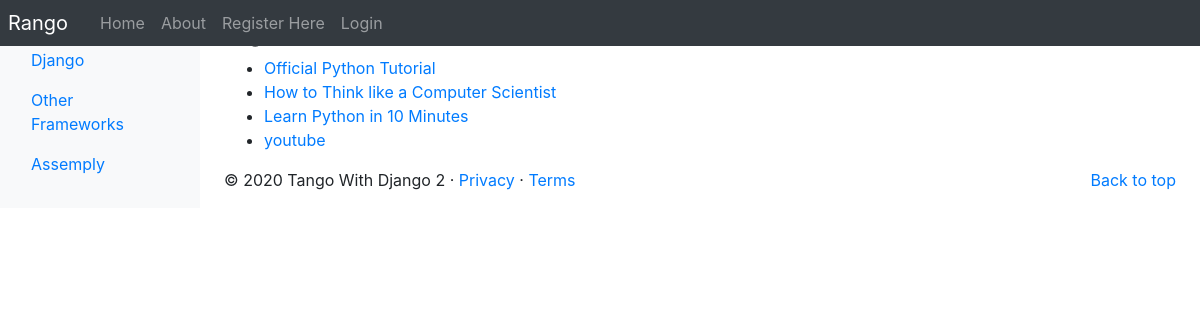
/rango/category/python/, run on the app's committed database.
### rango/models.py (models this page shows, shortened)
class Category (models.Model):
	Name_Max_Length = 128
	name = models.CharField(max_length=Name_Max_Length, unique=True)
	views = models.IntegerField(default=0)
	likes = models.IntegerField(default=0)
	slug = models.SlugField(unique=True)
	class Meta:
		verbose_name_plural = 'categories'

class Page(models.Model):
	Title_Max_Length = 128
	URL_Max_Length = 200
	category = models.ForeignKey(Category, on_delete=models.CASCADE)
	title = models.CharField(max_length=Title_Max_Length)
	url = models.URLField()
	views = models.IntegerField(default=0)

### rango/views.py (the view)
def show_category(request, category_name_slug):
	context_dict = {}
	try:
		category = Category.objects.get(slug=category_name_slug)
		pages = Page.objects.filter(category=category)
		context_dict['pages'] = pages
		context_dict['category'] = category
	except Category.DoesNotExist:
		context_dict['category'] = None
		context_dict['pages'] = None
	return render(request,'rango/category.html', context=context_dict)

### rango/templatetags/rango_template_tags.py (called while the page is built)
@register.inclusion_tag('rango/categories.html')
def get_category_list(current_category=None):
	return {'categories': Category.objects.all(),
			'current_category':current_category}

### templates/rango/category.html (shortened to what this page needs)
{% extends "rango/base.html" %}
{% load staticfiles %}
{% block body_block %}
	{% if category %}
		<h1>{{category.name}}</h1>
		{% if pages %}
		<ul>
			{% for page in pages %}
				<li><a href="{{page.url}}">{{page.title}}</a></li>
			{% endfor %}
		</ul>
		{% else %}
			<strong>No pages currently in category.</strong>
		{% endif %}
		{% else %}
			the specifed category does not exist
	{% endif %}
{% endblock body_block %}

### templates/rango/categories.html (shortened to what this page needs)
<ul class="nav flex-column">
	{% if categories %}
		{% for c in categories %}
			{% if c == current_category %}
				<li class="nav-item">
					<a class="nav-link active" href="{% url 'rango:show_category' c.slug %}">
					</a>
				</li>
			{% else %}
				<li class="nav-item">
					<a class="nav-link" href="{% url 'rango:show_category' c.slug %}">
					{{ c.name }}
					</a>
				</li>
			{% endif %}
		{% endfor %}
	{% else %}
		<li class="nav-item">There are no categories present.</li>
	{% endif %}
</ul>

### data on the page
Category: name "Django"
Category: name "Other Frameworks"
Category: name "Assemply"
Page: title "Official Python Tutorial"
Page: title "How to Think like a Computer Scientist"
Page: title "Learn Python in 10 Minutes"
Page: title "youtube"
